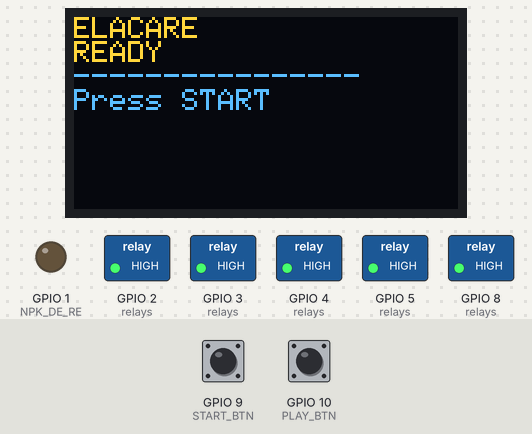
This sketch was run on a simulated Seeed XIAO ESP32-C3. Shown: 128×64 one-colour display, switched loads named in the sketch (green lamp = pin HIGH), output pins drawn as LEDs (lit = HIGH). Inputs (shaded band) come from the test bench; at power-on: GPIO 9 (START_BTN) HIGH, GPIO 10 (PLAY_BTN) HIGH. The OLED is the two-colour kind (top 16 rows yellow); WiFi joins after 1.5 s; servers stay silent unless stated; what the sketch prints to the serial monitor is not drawn.

Above: at 4.8 s.
4.9 s: GPIO 9 (START_BTN) pulled LOW for 0.15 s
At 6.7 s:
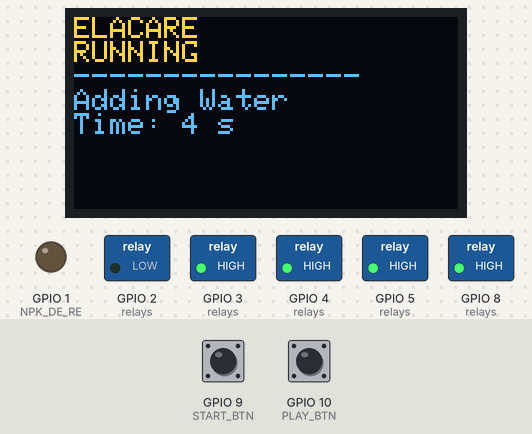
8.0 s: GPIO 10 (PLAY_BTN) pulled LOW for 0.15 s
At 8.9 s:
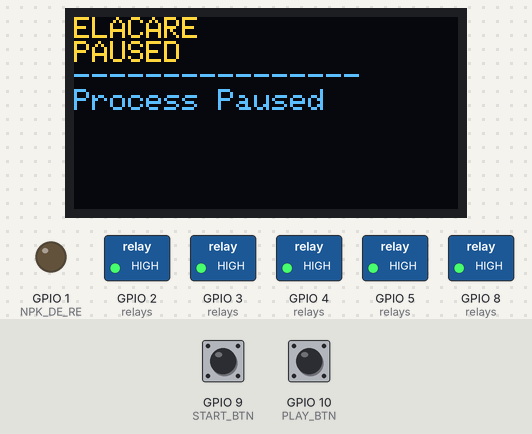
9.6 s: GPIO 10 (PLAY_BTN) pulled LOW for 0.15 s
At 10.1 s:
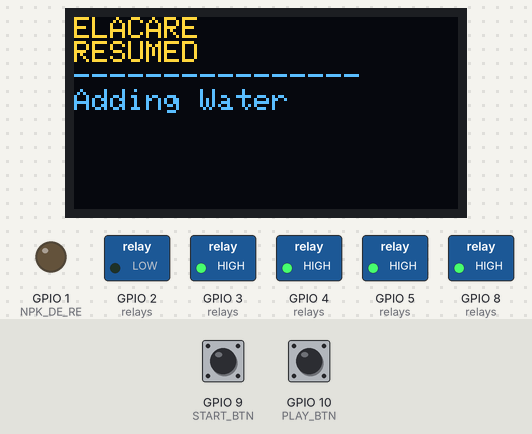
12.7 s: GPIO 10 (PLAY_BTN) pulled LOW for 1 s
At 14.4 s:
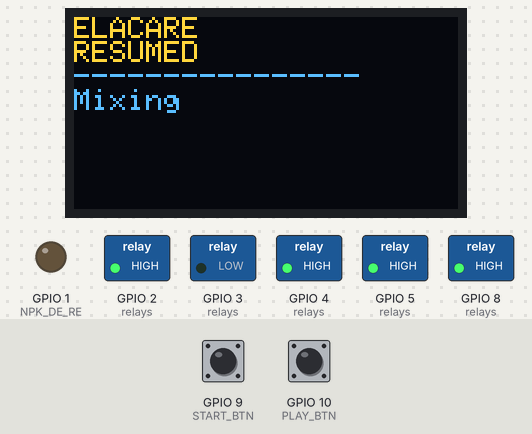
22.7 s: GPIO 10 (PLAY_BTN) pulled LOW for 3.2 s
At 23.19 s:
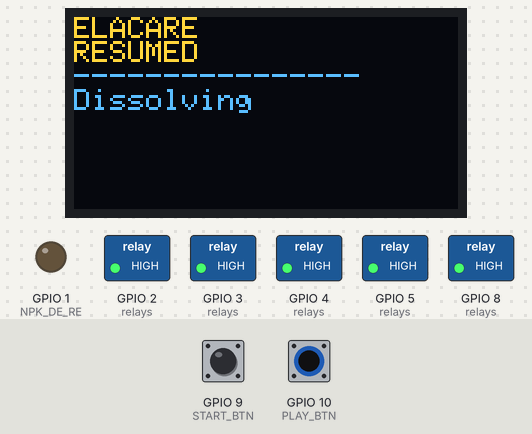
Timing chart, 0 to 25.7 s (numbered marks = the images above; inputs shaded):
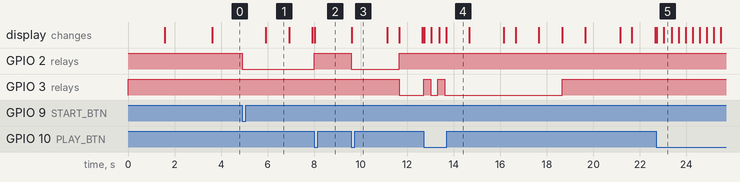

Measured:
- after the input at 4.9 s, GPIO 2 (relays): HIGH → LOW at once; the display: changes after 1.0 s (image 1)
- after the input at 8.0 s, GPIO 2 (relays): LOW → HIGH at once; the display: changes at once (image 2)
- after the input at 9.6 s, GPIO 2 (relays): HIGH → LOW at once, → HIGH 2.1 s later; GPIO 3 (relays): HIGH → LOW after 2.1 s; the display: changes at once (image 3)
- after the input at 12.7 s, the display: first changes at once (image 4 shows a later state)
- after the input at 22.7 s, GPIO 4 (relays): stays HIGH (without the input it goes to LOW after 2.0 s); the display: first changes at once (image 5 shows a later state)
- what the display in image 1 shows lasts 1.0 s, from 5.9 s to 6.9 s

The sketch:

XIAO_ESP32C3_FINAL.ino
```cpp
#include <Arduino.h>
#include <Wire.h>
#include <HardwareSerial.h>
#include <Adafruit_TCS34725.h>
#include <Adafruit_GFX.h>
#include <Adafruit_SSD1306.h>
#include <WiFi.h>
#include <HTTPClient.h>
#include <ArduinoJson.h>

/* ================= OLED ================= */
#define SCREEN_WIDTH 128
#define SCREEN_HEIGHT 64
#define OLED_RESET -1
#define OLED_ADDR 0x3C
Adafruit_SSD1306 display(SCREEN_WIDTH, SCREEN_HEIGHT, &Wire, OLED_RESET);

/* ================= ELACARE WiFi CONFIG ================= */
const char* ssid = "neo";
const char* password = "123456789";
const char* serverUrl = "http://10.238.154.50:5000/api/esp32/data";
const char* esp32ApiKey = "eGbdY0is1guIS6hxT7WPcyC5lHBjRfZ4";
const char* farmId = "JX7O6poLC5QPZ5zY0fMCVZqUC003";

/* ================= RELAYS ================= */
#define RELAY_PUMP    2
#define RELAY_GEAR    3
#define RELAY_FILTER  4
#define RELAY_REAG1   5
#define RELAY_REAG2   8

/* ================= BUTTONS ================= */
#define START_BTN 9
#define PLAY_BTN  10

/* ================= I2C ================= */
#define SDA_PIN 6
#define SCL_PIN 7

/* ================= NPK RS485 ================= */
#define NPK_RX_PIN   20
#define NPK_TX_PIN   21
#define NPK_DE_RE    1

HardwareSerial RS485Serial(1);

uint8_t npkRequest[8] = {0x01,0x03,0x00,0x00,0x00,0x07,0x04,0x08};
uint8_t npkResponse[19];

struct {
  float humidity, temperature, ph;
  uint16_t ec, n, p, k;
} npk;

bool npkValid = false;
unsigned long lastNPKRead = 0;
const unsigned long NPK_INTERVAL = 5000;

/* ================= COLOR SENSOR ================= */
Adafruit_TCS34725 tcs(
  TCS34725_INTEGRATIONTIME_50MS,
  TCS34725_GAIN_4X
);

/* ================= STATE ================= */
bool running = false;
bool paused = false;
bool colorSensorReady = false;

unsigned long lastTick = 0;
unsigned long lastButtonPress = 0;

int remainingTime = 0;
int currentStep = -1;

const unsigned long DEBOUNCE_MS = 300;
const unsigned long BOOT_DELAY = 1500;

float finalBoron = 0;

/* ================= STEPS ================= */
struct Step {
  const char* name;
  int* pins;
  int pinCount;
  int duration;
};

int step0[] = { RELAY_PUMP };
int step1[] = { RELAY_GEAR };
int step2[] = {};
int step3[] = { RELAY_FILTER };
int step4[] = { RELAY_REAG1, RELAY_REAG2 };
int step5[] = {};

Step steps[] = {
  {"Adding Water", step0, 1, 5},
  {"Mixing", step1, 1, 6},
  {"Dissolving", step2, 0, 6},
  {"Filtering", step3, 1, 5},
  {"Adding Reagents", step4, 2, 4},
  {"Reaction", step5, 0, 6}
};

const int TOTAL_STEPS = sizeof(steps) / sizeof(steps[0]);

int relays[] = {
  RELAY_PUMP,
  RELAY_GEAR,
  RELAY_FILTER,
  RELAY_REAG1,
  RELAY_REAG2
};

/* ================= RELAY CONTROL ================= */
void relayOn(int pin) { digitalWrite(pin, LOW); }
void relayOff(int pin) { digitalWrite(pin, HIGH); }

void allRelaysOff() {
  for (int i = 0; i < 5; i++)
    relayOff(relays[i]);
}

/* ================= OLED ================= */
void oledHeader(const char* title) {
  display.clearDisplay();
  display.setCursor(0,0);
  display.setTextSize(1);
  display.setTextColor(SSD1306_WHITE);
  display.println("ELACARE");
  display.println(title);
  display.println("----------------");
}

/* ================= BORON CALC ================= */
float calculateBoron(uint16_t r, uint16_t g, uint16_t b) {
  float absorbance = (float)r / (g + b + 1);
  return absorbance * 2.5;
}

/* ================= NPK READ ================= */
bool readNPK() {

  uint8_t idx = 0;
  unsigned long start = millis();

  while (RS485Serial.available()) RS485Serial.read();

  digitalWrite(NPK_DE_RE, HIGH);
  delay(2);

  RS485Serial.write(npkRequest, sizeof(npkRequest));
  RS485Serial.flush();

  delay(2);
  digitalWrite(NPK_DE_RE, LOW);

  while (millis() - start < 500) {

    while (RS485Serial.available()) {

      uint8_t b = RS485Serial.read();

      if (idx == 0 && b != 0x01) continue;
      if (idx == 1 && b != 0x03) { idx = 0; continue; }

      npkResponse[idx++] = b;

      if (idx >= 19) {

        npk.humidity    = ((npkResponse[3]<<8)|npkResponse[4]) / 10.0;
        npk.temperature = ((npkResponse[5]<<8)|npkResponse[6]) / 10.0;
        npk.ec          = (npkResponse[7]<<8)|npkResponse[8];
        npk.ph          = ((npkResponse[9]<<8)|npkResponse[10]) / 10.0;
        npk.n           = (npkResponse[11]<<8)|npkResponse[12];
        npk.p           = (npkResponse[13]<<8)|npkResponse[14];
        npk.k           = (npkResponse[15]<<8)|npkResponse[16];

        return true;
      }
    }
  }
  return false;
}

/* ================= WiFi CONNECTION ================= */
void connectToWiFi() {
  Serial.print("[WiFi] Connecting to SSID: ");
  Serial.println(ssid);

  oledHeader("WiFi");
  display.println("Connecting...");
  display.display();

  WiFi.mode(WIFI_STA);
  WiFi.begin(ssid, password);

  int attempts = 0;
  while (WiFi.status() != WL_CONNECTED && attempts < 20) {
    delay(500);
    Serial.print(".");
    attempts++;
  }

  if (WiFi.status() == WL_CONNECTED) {
    Serial.println("\n[WiFi] Connected!");
    Serial.print("[WiFi] IP: ");
    Serial.println(WiFi.localIP());

    oledHeader("WiFi OK");
    display.println(WiFi.localIP());
    display.display();
    delay(2000);
  } else {
    Serial.println("\n[ERROR] WiFi connection failed!");
    oledHeader("WiFi ERROR");
    display.println("Connection Failed");
    display.display();
    delay(2000);
  }
}

/* ================= SEND DATA TO ELACARE ================= */
void sendDataToElacare() {
  if (WiFi.status() != WL_CONNECTED) {
    Serial.println("[ERROR] WiFi not connected!");
    oledHeader("ERROR");
    display.println("WiFi Disconnected");
    display.display();
    delay(2000);
    return;
  }

  Serial.println("[HTTP] Sending data to Elacare...");
  oledHeader("UPLOADING");
  display.println("Sending to Elacare...");
  display.display();

  HTTPClient http;
  http.setConnectTimeout(5000);
  http.begin(serverUrl);

  // Set headers
  http.addHeader("Content-Type", "application/json");
  http.addHeader("x-api-key", esp32ApiKey);

  // Create JSON payload with all measured values
  StaticJsonDocument<512> doc;
  doc["farmId"] = farmId;
  doc["nitrogen"] = npk.n;
  doc["phosphorus"] = npk.p;
  doc["potassium"] = npk.k;
  doc["ph"] = npk.ph;
  doc["boron"] = finalBoron;
  doc["temperature"] = npk.temperature;
  doc["humidity"] = npk.humidity;
  doc["ec"] = npk.ec;

  String json;
  serializeJson(doc, json);

  Serial.println("[HTTP] Payload: " + json);

  // Send POST request
  int httpCode = http.POST(json);

  if (httpCode > 0) {
    String response = http.getString();
    Serial.print("[HTTP] Response Code: ");
    Serial.println(httpCode);
    Serial.print("[HTTP] Response: ");
    Serial.println(response);

    if (httpCode == 200) {
      Serial.println("[SUCCESS] Data sent to Elacare!");
      oledHeader("SUCCESS");
      display.println("Data Sent!");
      display.display();
      delay(2000);
    } else {
      Serial.println("[ERROR] Server returned error");
      oledHeader("ERROR");
      display.print("Code: ");
      display.println(httpCode);
      display.display();
      delay(2000);
    }
  } else {
    Serial.print("[ERROR] HTTP request failed: ");
    Serial.println(http.errorToString(httpCode).c_str());
    oledHeader("ERROR");
    display.println("Request Failed");
    display.display();
    delay(2000);
  }

  http.end();
}

/* ================= START PROCESS ================= */
void startProcess() {

  running = true;
  paused = false;
  colorSensorReady = false;

  currentStep = 0;
  remainingTime = steps[0].duration;
  lastTick = millis();

  allRelaysOff();

  for (int i = 0; i < steps[0].pinCount; i++)
    relayOn(steps[0].pins[i]);

  npkValid = readNPK();
  lastNPKRead = millis();
}

/* ================= SETUP ================= */
void setup() {

  Serial.begin(115200);

  for (int i = 0; i < 5; i++)
    pinMode(relays[i], OUTPUT);

  allRelaysOff();

  pinMode(START_BTN, INPUT_PULLUP);
  pinMode(PLAY_BTN, INPUT_PULLUP);

  pinMode(NPK_DE_RE, OUTPUT);
  digitalWrite(NPK_DE_RE, LOW);

  Wire.begin(SDA_PIN, SCL_PIN);
  RS485Serial.begin(4800, SERIAL_8N1, NPK_RX_PIN, NPK_TX_PIN);

  display.begin(SSD1306_SWITCHCAPVCC, OLED_ADDR);

  // Connect to WiFi
  connectToWiFi();

  oledHeader("READY");
  display.println("Press START");
  display.display();
}

/* ================= LOOP ================= */
void loop() {

  if (!running &&
      millis() > BOOT_DELAY &&
      digitalRead(START_BTN) == LOW &&
      millis() - lastButtonPress > DEBOUNCE_MS) {

    lastButtonPress = millis();
    startProcess();
    return;
  }

  if (running &&
      digitalRead(PLAY_BTN) == LOW &&
      millis() - lastButtonPress > DEBOUNCE_MS) {

    lastButtonPress = millis();

    if (!paused) {
      paused = true;
      allRelaysOff();
      oledHeader("PAUSED");
      display.println("Process Paused");
      display.display();
      return;
    } else {
      paused = false;
      for (int i = 0; i < steps[currentStep].pinCount; i++)
        relayOn(steps[currentStep].pins[i]);

      oledHeader("RESUMED");
      display.println(steps[currentStep].name);
      display.display();
      lastTick = millis();
      return;
    }
  }

  if (!running || paused) return;

  if (millis() - lastTick >= 1000) {

    lastTick = millis();
    remainingTime--;

    if (millis() - lastNPKRead > NPK_INTERVAL) {
      lastNPKRead = millis();
      npkValid = readNPK();
    }

    oledHeader("RUNNING");
    display.println(steps[currentStep].name);
    display.print("Time: ");
    display.print(remainingTime);
    display.println(" s");
    display.display();

    if (remainingTime <= 0) {

      allRelaysOff();
      currentStep++;

      if (currentStep >= TOTAL_STEPS) {

        if (tcs.begin()) {
          uint16_t r,g,b,c;
          tcs.getRawData(&r,&g,&b,&c);
          finalBoron = calculateBoron(r,g,b);
        }

        oledHeader("DONE");

        display.print("B:");
        display.print(finalBoron,2);
        display.println(" mg/kg");

        display.print("N:");
        display.print(npk.n);
        display.print(" P:");
        display.print(npk.p);
        display.print(" K:");
        display.println(npk.k);

        display.print("pH:");
        display.println(npk.ph,1);

        display.display();

        running = false;
        paused = false;

        // Send data to Elacare backend
        delay(1000);
        sendDataToElacare();
      }
      else {

        remainingTime = steps[currentStep].duration;

        for (int i = 0; i < steps[currentStep].pinCount; i++)
          relayOn(steps[currentStep].pins[i]);
      }
    }
  }
}
```
